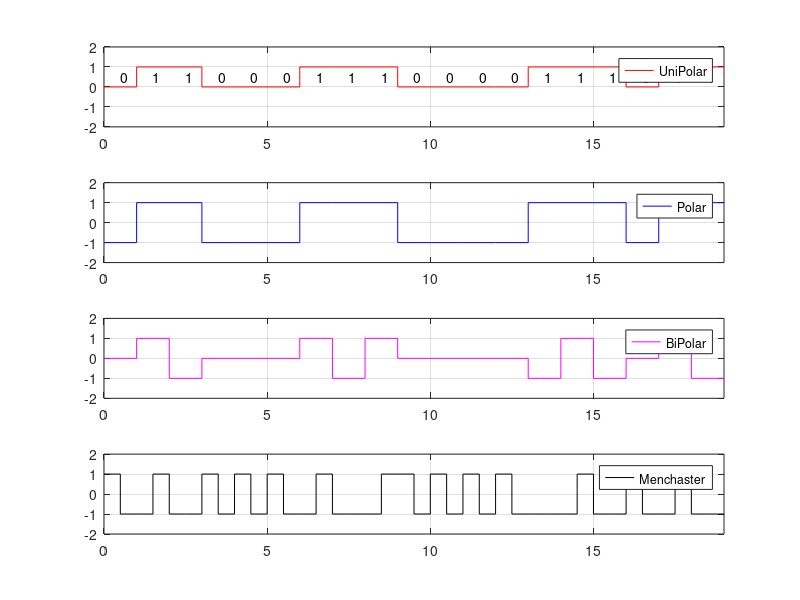

MATLAB code to generate this figure:
%%              Experiment 9
%% given binaray data
clc; clear;

d = [0 1 1 0 0 0 1 1 1 0 0 0 0 1 1 1 0 1 1];
len = length(d);

%% UniPolar

dd = [d; d];
dd = dd(:)';
x = [];
for a = 1:len
    x = [x a-1 a-(1e-10)];
end
subplot(411);
plot(x, dd, 'r');
grid on;
axis([0, len, -2, 2]);
text((0.5:len),0.5*ones(1,len),num2str(d(:)));
legend('UniPolar');

%% Polar

dd(dd==0) = -1;
x = [];
for a = 1:len
    x = [x a-1 a-(1e-10)];
end
subplot(412);
plot(x, dd, 'b');
grid on;
axis([0, len, -2, 2]);
legend('Polar');

%% BiPolar

t = find(d);
t = t(2:2:end);
d(t) = -1;
dd = [d; d];
dd = dd(:)';
x = [];
for a = 1:len
    x = [x a-1 a-(1e-10)];
end
subplot(413);
plot(x, dd, 'm');
grid on;
axis([0, len, -2, 2]);
legend('BiPolar');


%% Manchester

ddd = [~d; ~d; d; d];
ddd = ddd(:)';
ddd(ddd==0) = -1;
x = [];
for a = 1:len
    x = [x a-1 a-0.5 a-0.5+1e-10 a-(1e-10)];
end
subplot(414);
plot(x, ddd, 'k');
grid on;
axis([0, len, -2, 2]);
legend('Menchaster');